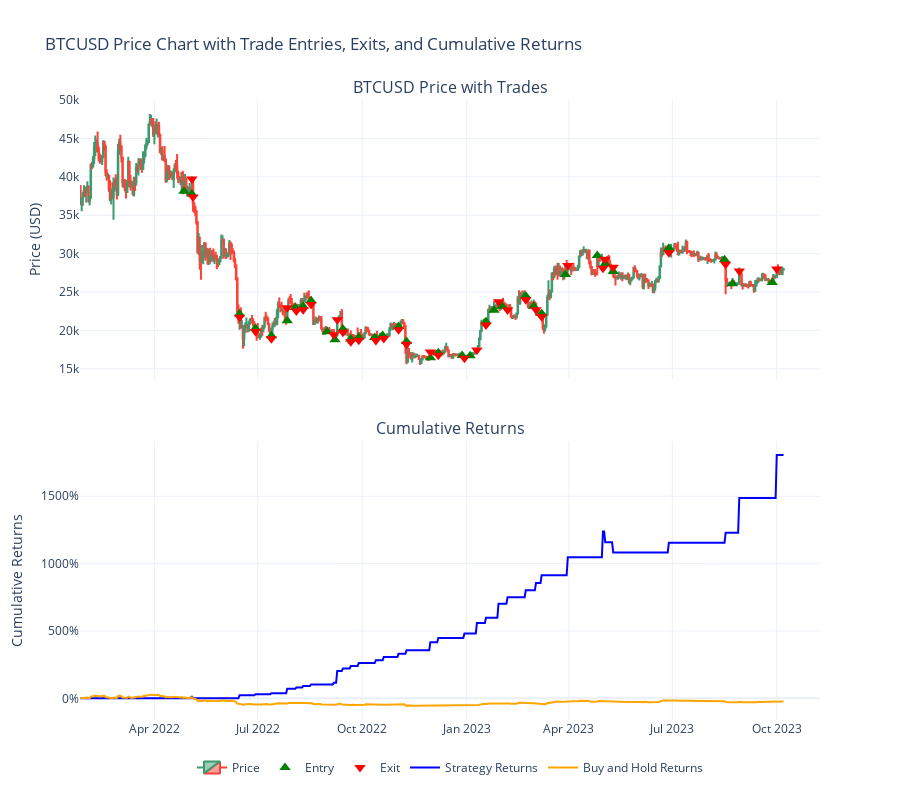

The code cell stored with this chart in its notebook:
### Code cell
from plotly.subplots import make_subplots

# Prepare the price data
prices_df_chart = prices_df.copy()
prices_df_chart.index = pd.to_datetime(prices_df_chart.index)
prices_df_chart.rename(columns={
    'open': 'Open',
    'high': 'High',
    'low': 'Low',
    'close': 'Close',
    'volume': 'Volume'
}, inplace=True)
prices_df_chart.sort_index(inplace=True)

# Prepare the trade data
trades_df['Entry_Date'] = pd.to_datetime(trades_df['Entry_Date'])
trades_df['Exit_Date'] = pd.to_datetime(trades_df['Exit_Date'])
trades_df.sort_values('Exit_Date', inplace=True)

# Calculate capital over time
capital_over_time = trades_df[['Exit_Date', 'Remaining_Capital']].copy()
capital_over_time.drop_duplicates(subset='Exit_Date', inplace=True)

# Create full date range
full_date_range = pd.date_range(start=prices_df_chart.index.min(), end=prices_df_chart.index.max(), freq='D')

# Capital time series
capital_time_series = pd.DataFrame(index=full_date_range)
capital_time_series = capital_time_series.merge(capital_over_time.set_index('Exit_Date'), left_index=True, right_index=True, how='left')
capital_time_series['Remaining_Capital'].fillna(method='ffill', inplace=True)
initial_capital = trades_df['Remaining_Capital'].iloc[0] - trades_df['Profit_Loss'].iloc[0]
capital_time_series['Remaining_Capital'].fillna(initial_capital, inplace=True)
capital_time_series['Strategy_Returns'] = capital_time_series['Remaining_Capital'] / initial_capital - 1

# Price time series for buy-and-hold returns
price_time_series = prices_df_chart['Close'].reindex(full_date_range).ffill()
initial_price = price_time_series.iloc[0]
price_time_series = price_time_series.to_frame(name='Close')
price_time_series['Buy_and_Hold_Returns'] = price_time_series['Close'] / initial_price - 1

# Create subplots
fig = make_subplots(
    rows=2, cols=1,
    shared_xaxes=True,
    vertical_spacing=0.1,
    subplot_titles=('BTCUSD Price with Trades', 'Cumulative Returns')
)

# Add candlestick chart
fig.add_trace(go.Candlestick(
    x=prices_df_chart.index,
    open=prices_df_chart['Open'],
    high=prices_df_chart['High'],
    low=prices_df_chart['Low'],
    close=prices_df_chart['Close'],
    name='Price'
), row=1, col=1)

# Add entry and exit markers
fig.add_trace(go.Scatter(
    x=trades_df['Entry_Date'],
    y=trades_df['Entry_Price'],
    mode='markers',
    marker=dict(
        symbol='triangle-up',
        color='green',
        size=10
    ),
    name='Entry'
), row=1, col=1)

fig.add_trace(go.Scatter(
    x=trades_df['Exit_Date'],
    y=trades_df['Exit_Price'],
    mode='markers',
    marker=dict(
        symbol='triangle-down',
        color='red',
        size=10
    ),
    name='Exit'
), row=1, col=1)

# Add cumulative returns
fig.add_trace(go.Scatter(
    x=capital_time_series.index,
    y=capital_time_series['Strategy_Returns'],
    mode='lines',
    line=dict(color='blue', width=2),
    name='Strategy Returns'
), row=2, col=1)

fig.add_trace(go.Scatter(
    x=price_time_series.index,
    y=price_time_series['Buy_and_Hold_Returns'],
    mode='lines',
    line=dict(color='orange', width=2),
    name='Buy and Hold Returns'
), row=2, col=1)

# Update layout
fig.update_layout(
    title='BTCUSD Price Chart with Trade Entries, Exits, and Cumulative Returns',
    xaxis_rangeslider_visible=False,
    template='plotly_white',
    legend=dict(
        orientation='h',
        yanchor='bottom',
        y=-0.1,
        xanchor='center',
        x=0.5
    ),
    yaxis=dict(title='Price (USD)'),
    yaxis2=dict(title='Cumulative Returns', tickformat='.0%'),
    height=800
)

# Print the trades
print(trades_df)

# Show the figure
fig.show()

### Figure 1 — Plotly figure (JSON) as saved in the notebook; plotly's stock layout.template omitted (floating-point values rounded to 4 significant figures; data arrays with more than 128 entries replaced by an {"elided": "..."} marker saying what was removed)
{"data": [{"close": {"elided": "620 float values"}, "high": {"elided": "620 float values"}, "low": {"elided": "620 float values"}, "name": "Price", "open": {"elided": "620 float values"}, "type": "candlestick", "x": {"elided": "620 str values"}, "xaxis": "x", "yaxis": "y"}, {"marker": {"color": "green", "size": 10, "symbol": "triangle-up"}, "mode": "markers", "name": "Entry", "type": "scatter", "x": ["2022-05-04T00:00:00", "2022-04-27T00:00:00", "2022-06-15T00:00:00", "2022-06-29T00:00:00", "2022-07-13T00:00:00", "2022-07-27T00:00:00", "2022-08-03T00:00:00", "2022-08-10T00:00:00", "2022-08-17T00:00:00", "2022-08-31T00:00:00", "2022-09-07T00:00:00", "2022-09-14T00:00:00", "2022-09-21T00:00:00", "2022-09-28T00:00:00", "2022-10-12T00:00:00", "2022-10-19T00:00:00", "2022-11-02T00:00:00", "2022-11-09T00:00:00", "2022-11-30T00:00:00", "2022-12-07T00:00:00", "2022-12-28T00:00:00", "2023-01-04T00:00:00", "2023-01-18T00:00:00", "2023-01-25T00:00:00", "2023-02-01T00:00:00", "2023-02-22T00:00:00", "2023-03-01T00:00:00", "2023-03-08T00:00:00", "2023-03-29T00:00:00", "2023-04-26T00:00:00", "2023-05-03T00:00:00", "2023-05-10T00:00:00", "2023-06-28T00:00:00", "2023-08-16T00:00:00", "2023-08-23T00:00:00", "2023-09-27T00:00:00"], "xaxis": "x", "y": [37752, 38133, 22143, 20271, 19308, 21268, 22982, 23141, 23860.0, 19825, 18794, 20177, 18886, 19096, 19063, 19332, 20501, 18557, 16454, 17095, 16719, 16689, 21136, 22627, 23136, 24466, 23146, 22209, 27266, 29765, 28680, 27668, 30715, 29200, 26066, 26250], "yaxis": "y"}, {"marker": {"color": "red", "size": 10, "symbol": "triangle-down"}, "mode": "markers", "name": "Exit", "type": "scatter", "x": ["2022-05-04T00:00:00", "2022-05-05T00:00:00", "2022-06-15T00:00:00", "2022-06-29T00:00:00", "2022-07-13T00:00:00", "2022-07-27T00:00:00", "2022-08-04T00:00:00", "2022-08-10T00:00:00", "2022-08-17T00:00:00", "2022-09-06T00:00:00", "2022-09-09T00:00:00", "2022-09-14T00:00:00", "2022-09-21T00:00:00", "2022-09-28T00:00:00", "2022-10-13T00:00:00", "2022-10-20T00:00:00", "2022-11-02T00:00:00", "2022-11-09T00:00:00", "2022-11-30T00:00:00", "2022-12-07T00:00:00", "2022-12-30T00:00:00", "2023-01-10T00:00:00", "2023-01-18T00:00:00", "2023-01-29T00:00:00", "2023-02-06T00:00:00", "2023-02-22T00:00:00", "2023-03-03T00:00:00", "2023-03-08T00:00:00", "2023-03-31T00:00:00", "2023-05-01T00:00:00", "2023-05-03T00:00:00", "2023-05-10T00:00:00", "2023-06-28T00:00:00", "2023-08-17T00:00:00", "2023-08-29T00:00:00", "2023-10-01T00:00:00"], "xaxis": "x", "y": [39710.0, 37370.0, 21700.0, 19870.0, 18920.0, 22951, 22520.0, 22680.0, 23380.0, 19430.0, 21373, 19770.0, 18510.0, 18710.0, 18680.0, 18950.0, 20090.0, 18190.0, 17180, 16750.0, 16380.0, 17445, 20710.0, 23746, 22670.0, 23980.0, 22680.0, 21760.0, 28460, 28101, 29250.0, 28220.0, 30100.0, 28616, 27752, 28010], "yaxis": "y"}, {"line": {"color": "blue", "width": 2}, "mode": "lines", "name": "Strategy Returns", "type": "scatter", "x": {"elided": "620 str values"}, "xaxis": "x2", "y": {"elided": "620 float values"}, "yaxis": "y2"}, {"line": {"color": "orange", "width": 2}, "mode": "lines", "name": "Buy and Hold Returns", "type": "scatter", "x": {"elided": "620 str values"}, "xaxis": "x2", "y": {"elided": "620 float values"}, "yaxis": "y2"}], "layout": {"annotations": [{"font": {"size": 16}, "showarrow": false, "text": "BTCUSD Price with Trades", "x": 0.5, "xanchor": "center", "xref": "paper", "y": 1, "yanchor": "bottom", "yref": "paper"}, {"font": {"size": 16}, "showarrow": false, "text": "Cumulative Returns", "x": 0.5, "xanchor": "center", "xref": "paper", "y": 0.45, "yanchor": "bottom", "yref": "paper"}], "height": 800, "legend": {"orientation": "h", "x": 0.5, "xanchor": "center", "y": -0.1, "yanchor": "bottom"}, "title": {"text": "BTCUSD Price Chart with Trade Entries, Exits, and Cumulative Returns"}, "xaxis": {"anchor": "y", "domain": [0, 1], "matches": "x2", "rangeslider": {"visible": false}, "showticklabels": false}, "xaxis2": {"anchor": "y2", "domain": [0, 1]}, "yaxis": {"anchor": "x", "domain": [0.55, 1], "title": {"text": "Price (USD)"}}, "yaxis2": {"anchor": "x2", "domain": [0, 0.45], "tickformat": ".0%", "title": {"text": "Cumulative Returns"}}}}
